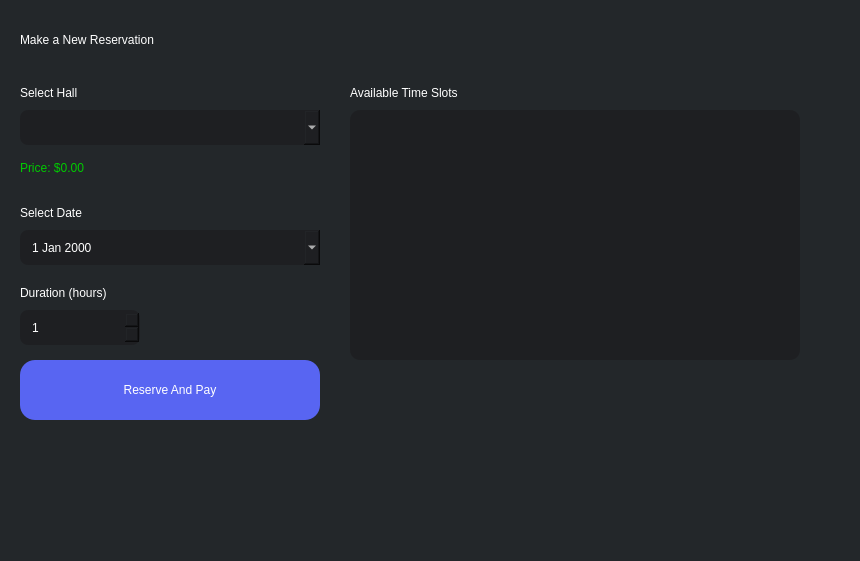
<?xml version="1.0" encoding="UTF-8"?>
<ui version="4.0">
 <class>ReservationView</class>
 <widget class="QWidget" name="ReservationView">
  <property name="geometry">
   <rect>
    <x>0</x>
    <y>0</y>
    <width>860</width>
    <height>561</height>
   </rect>
  </property>
  <property name="styleSheet">
   <string notr="true">background-color: #23272A;</string>
  </property>
  <widget class="QLabel" name="titleLabel">
   <property name="geometry">
    <rect>
     <x>20</x>
     <y>20</y>
     <width>820</width>
     <height>40</height>
    </rect>
   </property>
   <property name="styleSheet">
    <string notr="true">font: 900 18pt &quot;Segoe UI&quot;; color: white;</string>
   </property>
   <property name="text">
    <string>Make a New Reservation</string>
   </property>
  </widget>
  <widget class="QLabel" name="hallLabel">
   <property name="geometry">
    <rect>
     <x>20</x>
     <y>80</y>
     <width>200</width>
     <height>25</height>
    </rect>
   </property>
   <property name="styleSheet">
    <string notr="true">font: 700 12pt &quot;Segoe UI&quot;; color: white;</string>
   </property>
   <property name="text">
    <string>Select Hall</string>
   </property>
  </widget>
  <widget class="QComboBox" name="hallComboBox">
   <property name="geometry">
    <rect>
     <x>20</x>
     <y>110</y>
     <width>300</width>
     <height>35</height>
    </rect>
   </property>
   <property name="styleSheet">
    <string notr="true">
     QComboBox {
       background-color: #1E1F22;
       color: white;
       border-radius: 8px;
       padding-left: 10px;
     }
     QComboBox:hover {
       border: 1px solid #5865F2;
     }
    </string>
   </property>
  </widget>
  <widget class="QLabel" name="dateLabel">
   <property name="geometry">
    <rect>
     <x>20</x>
     <y>200</y>
     <width>200</width>
     <height>25</height>
    </rect>
   </property>
   <property name="styleSheet">
    <string notr="true">font: 700 12pt &quot;Segoe UI&quot;; color: white;</string>
   </property>
   <property name="text">
    <string>Select Date</string>
   </property>
  </widget>
  <widget class="QDateEdit" name="dateEdit">
   <property name="geometry">
    <rect>
     <x>20</x>
     <y>230</y>
     <width>300</width>
     <height>35</height>
    </rect>
   </property>
   <property name="styleSheet">
    <string notr="true">
     QDateEdit {
       background-color: #1E1F22;
       color: white;
       border-radius: 8px;
       padding-left: 10px;
     }
     QDateEdit:hover {
       border: 1px solid #5865F2;
     }
    </string>
   </property>
   <property name="calendarPopup">
    <bool>true</bool>
   </property>
  </widget>
  <widget class="QLabel" name="durationLabel">
   <property name="geometry">
    <rect>
     <x>20</x>
     <y>280</y>
     <width>200</width>
     <height>25</height>
    </rect>
   </property>
   <property name="styleSheet">
    <string notr="true">font: 700 12pt &quot;Segoe UI&quot;; color: white;</string>
   </property>
   <property name="text">
    <string>Duration (hours)</string>
   </property>
  </widget>
  <widget class="QSpinBox" name="durationSpinBox">
   <property name="geometry">
    <rect>
     <x>20</x>
     <y>310</y>
     <width>120</width>
     <height>35</height>
    </rect>
   </property>
   <property name="styleSheet">
    <string notr="true">
     QSpinBox {
       background-color: #1E1F22;
       color: white;
       border-radius: 8px;
       padding-left: 10px;
     }
     QSpinBox:hover {
       border: 1px solid #5865F2;
     }
    </string>
   </property>
   <property name="minimum">
    <number>1</number>
   </property>
   <property name="maximum">
    <number>12</number>
   </property>
  </widget>
  <widget class="QLabel" name="slotsLabel">
   <property name="geometry">
    <rect>
     <x>350</x>
     <y>80</y>
     <width>450</width>
     <height>25</height>
    </rect>
   </property>
   <property name="styleSheet">
    <string notr="true">font: 700 12pt &quot;Segoe UI&quot;; color: white;</string>
   </property>
   <property name="text">
    <string>Available Time Slots</string>
   </property>
  </widget>
  <widget class="QListWidget" name="slotsListWidget">
   <property name="geometry">
    <rect>
     <x>350</x>
     <y>110</y>
     <width>450</width>
     <height>250</height>
    </rect>
   </property>
   <property name="styleSheet">
    <string notr="true">
     QListWidget {
       background-color: #1E1F22;
       color: white;
       border-radius: 10px;
     }
    </string>
   </property>
  </widget>
  <widget class="QPushButton" name="reserveButton">
   <property name="geometry">
    <rect>
     <x>20</x>
     <y>360</y>
     <width>300</width>
     <height>60</height>
    </rect>
   </property>
   <property name="styleSheet">
    <string notr="true">
     QPushButton {
       font: 700 16pt &quot;Segoe UI&quot;;
       color: white;
       background-color: #5865F2;
       border-radius: 15px;
     }
     QPushButton:hover {
       background-color: #4752C4;
     }
    </string>
   </property>
   <property name="text">
    <string>Reserve And Pay</string>
   </property>
  </widget>
  <widget class="QLabel" name="label">
   <property name="geometry">
    <rect>
     <x>20</x>
     <y>160</y>
     <width>291</width>
     <height>16</height>
    </rect>
   </property>
   <property name="styleSheet">
    <string notr="true">font: 700 12pt &quot;Segoe UI&quot;;
color: white;
color: rgb(0, 202, 0);</string>
   </property>
   <property name="text">
    <string>Price: $0.00</string>
   </property>
  </widget>
 </widget>
 <resources/>
 <connections/>
</ui>
